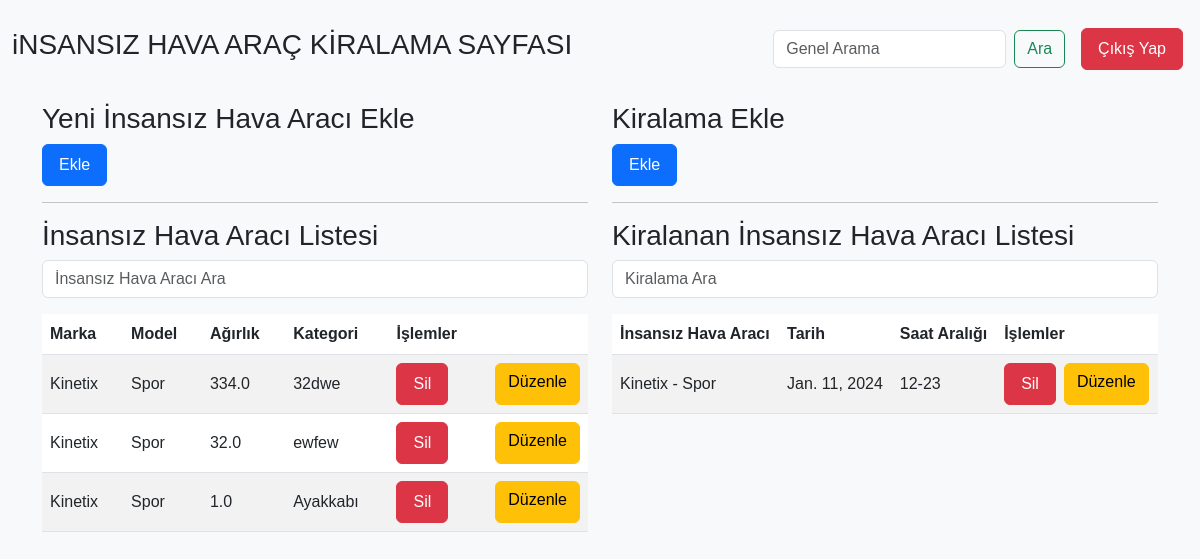
/anasayfa/, run on the app's committed database.
### iha_kiralama/models.py (models this page shows)
class IHA(models.Model):
    marka = models.CharField(max_length=100)
    model = models.CharField(max_length=100)
    agirlik = models.FloatField()
    kategori = models.CharField(max_length=100)
    def __str__(self):
        return f"{self.marka} - {self.model}"

class Kiralama(models.Model):
    iha = models.ForeignKey(IHA, on_delete=models.CASCADE)
    tarih = models.DateField()
    saat_araligi = models.CharField(max_length=100)
    kiralayan_uye = models.ForeignKey('auth.User', on_delete=models.CASCADE)

### iha_kiralama/views.py (the view)
# urls.py: path('anasayfa/', views.anasayfa, name='anasayfa'),
def anasayfa(request):
    iha_list = IHA.objects.all()
    kiralama_list = Kiralama.objects.all()
    return render(request, 'anasayfa.html', {'iha_list': iha_list, 'kiralama_list': kiralama_list})

### iha_kiralama/templates/anasayfa.html (shortened to what this page needs)
<!DOCTYPE html>
<html lang="en">
<head>
    <link href="https://cdn.jsdelivr.net/npm/bootstrap@5.3.0/dist/css/bootstrap.min.css" rel="stylesheet">
</head>
<body>
    <nav class="navbar navbar-expand-lg navbar-light bg-light">
        <div class="container-fluid">
            <h3>iNSANSIZ HAVA ARAÇ KİRALAMA SAYFASI</h3>
            <div class="collapse navbar-collapse" id="navbarSupportedContent">
                <form class="d-flex ms-auto">
                    <input class="form-control me-2" type="search" placeholder="Genel Arama" aria-label="Search"
                        id="navSearchInput">
                    <button class="btn btn-outline-success" type="button" onclick="searchInTable()">Ara</button>
                </form>
                <a href="{% url 'logout' %}" class="btn btn-danger ms-3">Çıkış Yap</a>
            </div>
        </div>
    </nav>
    <div class="container mt-4">
        <div class="row">
            <div class="col-md-6">
                <h3>Yeni İnsansız Hava Aracı Ekle</h3>
                <form method="post" action="{% url 'iha_ekle' %}">
                    <button type="submit" class="btn btn-primary">Ekle</button>
                </form>
                <hr />
                <h3>İnsansız Hava Aracı Listesi</h3>
                <input type="text" id="ihaSearchInput" class="form-control mb-3" placeholder="İnsansız Hava Aracı Ara">
                <table id="ihaTable" class="table table-striped">
                    <thead>
                        <tr>
                            <th scope="col">Marka</th>
                            <th scope="col">Model</th>
                            <th scope="col">Ağırlık</th>
                            <th scope="col">Kategori</th>
                            <th scope="col">İşlemler</th>
                        </tr>
                    </thead>
                    <tbody>
                        {% for iha in iha_list %}
                        <tr>
                            <td>{{ iha.marka }}</td>
                            <td>{{ iha.model }}</td>
                            <td>{{ iha.agirlik }}</td>
                            <td>{{ iha.kategori }}</td>
                            <td>
                                <div class="d-flex justify-content-between">
                                    <form method="post" action="{% url 'iha_sil' iha.id %}">
                                        <button type="submit" class="btn btn-danger">Sil</button>
                                    </form>
                                    <a href="{% url 'iha_duzenle' iha.id %}" class="btn btn-warning">Düzenle</a>
                                </div>
                            </td>
                        </tr>
                        {% endfor %}
                    </tbody>
                </table>
            </div>
            <div class="col-md-6">
                <h3>Kiralama Ekle</h3>
                <form method="post" action="{% url 'kiralama_ekle' %}">
                    <button type="submit" class="btn btn-primary">Ekle</button>
                </form>
                <hr />
                <h3>Kiralanan İnsansız Hava Aracı Listesi</h3>
                <input type="text" id="kiralamaSearchInput" class="form-control mb-3" placeholder="Kiralama Ara">
                <table id="kiralamaTable" class="table table-striped">
                    <thead>
                        <tr>
                            <th scope="col">İnsansız Hava Aracı</th>
                            <th scope="col">Tarih</th>
                            <th scope="col">Saat Aralığı</th>
                            <th scope="col">İşlemler</th>
                        </tr>
                    </thead>
                    <tbody>
                        {% for kiralama in kiralama_list %}
                        <tr>
                            <td>{{ kiralama.iha }}</td>
                            <td>{{ kiralama.tarih }}</td>
                            <td>{{ kiralama.saat_araligi }}</td>
                            <td>
                                <div class="d-flex">
                                    <form method="post" action="{% url 'kiralama_sil' kiralama.id %}">
                                        <button type="submit" class="btn btn-danger me-2">Sil</button>
                                    </form>
                                    <a href="{% url 'kiralama_guncelle' kiralama.id %}"
                                        class="btn btn-warning">Düzenle</a>
                                </div>
                            </td>
                        </tr>
                        {% endfor %}
                    </tbody>
                </table>
            </div>
        </div>
    </div>
</body>
</html>

### iha_kiralama/templates/anasayfa.html (style rules this page uses)
body { background-color: #f8f9fa; font-family: Arial, sans-serif; margin-top: 20px; }
.btn-primary, .btn-danger { padding: 8px 16px; margin-right: 5px; }
.table th, .table td { vertical-align: middle; }
.table th:last-child, .table td:last-child { white-space: nowrap; }

### data on the page
IHA: marka "Kinetix", model "Spor", agirlik "334.0", kategori "32dwe"
IHA: marka "Kinetix", model "Spor", agirlik "32.0", kategori "ewfew"
IHA: marka "Kinetix", model "Spor", agirlik "1.0", kategori "Ayakkabı"
Kiralama: iha "Kinetix - Spor", tarih "Jan. 11, 2024", saat_araligi "12-23"
